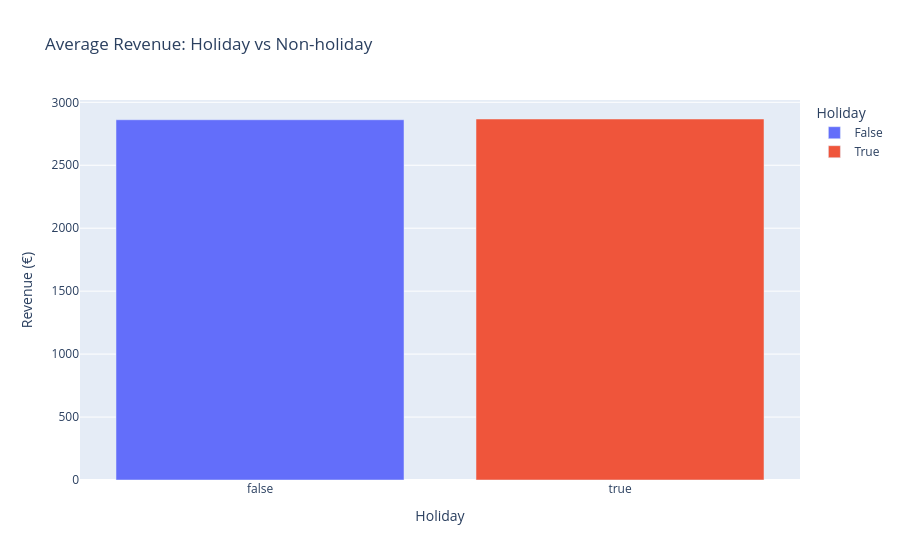

The code cell stored with this chart in its notebook:
### Markdown cell above
### Holiday effects

### Code cell
fig = px.bar(
    holiday_revenue,
    x="is_holiday",
    y="avg_revenue",
    title="Average Revenue: Holiday vs Non-holiday",
    color='is_holiday',
    labels={
        "is_holiday": "Holiday",
        "avg_revenue": "Revenue (€)",
   
    }
)

fig.show()

### Figure 1 — Plotly figure (JSON) as saved in the notebook; plotly's stock layout.template omitted (floating-point values rounded to 4 significant figures)
{"data": [{"hovertemplate": "Holiday=%{x}<br>Revenue (€)=%{y}<extra></extra>", "legendgroup": "False", "marker": {"color": "#636efa", "pattern": {"shape": ""}}, "name": "False", "orientation": "v", "showlegend": true, "textposition": "auto", "type": "bar", "x": [false], "xaxis": "x", "y": [2861.0], "yaxis": "y"}, {"hovertemplate": "Holiday=%{x}<br>Revenue (€)=%{y}<extra></extra>", "legendgroup": "True", "marker": {"color": "#EF553B", "pattern": {"shape": ""}}, "name": "True", "orientation": "v", "showlegend": true, "textposition": "auto", "type": "bar", "x": [true], "xaxis": "x", "y": [2867.0], "yaxis": "y"}], "layout": {"barmode": "relative", "legend": {"title": {"text": "Holiday"}, "tracegroupgap": 0}, "title": {"text": "Average Revenue: Holiday vs Non-holiday"}, "xaxis": {"anchor": "y", "categoryarray": [false, true], "categoryorder": "array", "domain": [0, 1], "title": {"text": "Holiday"}}, "yaxis": {"anchor": "x", "domain": [0, 1], "title": {"text": "Revenue (€)"}}}}
